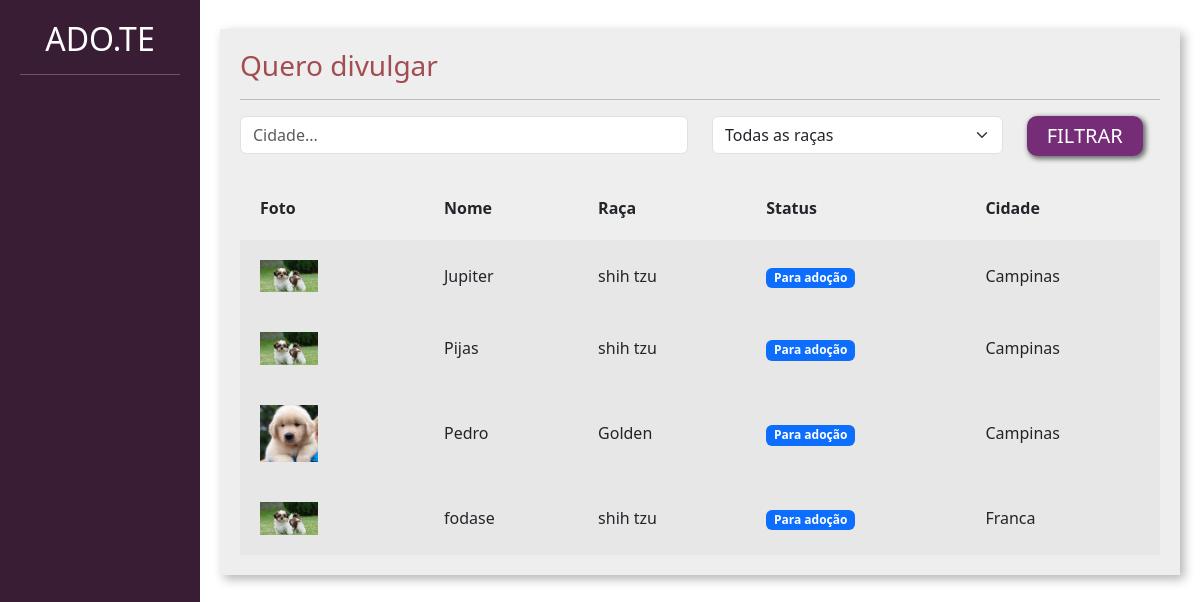
Screenshot of /adotar/ with the database file from the repository.
### divulgar/models.py (models this page shows, shortened)
class Pet(models.Model):
  choices_status = (('P', 'Para adoção'),
                    ('A','Adotado'))
  usuario = models.ForeignKey(User,on_delete=models.DO_NOTHING)
  foto = models.ImageField(upload_to="fotos_pets")
  nome = models.CharField(max_length=100)
  descricao = models.TextField()
  estado = models.CharField(max_length=50)
  cidade = models.CharField(max_length=50)
  telefone = models.CharField(max_length=14)
  tags=models.ManyToManyField(Tag)
  raca = models.ForeignKey(Raca,on_delete=models.DO_NOTHING)
  status = models.CharField(max_length=1, choices= choices_status, default='P')

class Raca(models.Model):
    raca = models.CharField(max_length=50)
    def __str__(self):
        return self.raca

### adotar/views.py (the view)
# urls.py: path('',views.listar_pets, name="listar_pets"),
def listar_pets(request):
    if request.method == "GET":
      pets = Pet.objects.filter(status="P")
      racas = Raca.objects.all()
      cidade = request.GET.get('cidade')
      raca_filter = request.GET.get('raca')
      if cidade:
        pets = pets.filter(cidade__icontains=cidade)
      if raca_filter:
        pets = pets.filter(raca__id=raca_filter)
        raca_filter = Raca.objects.get(id=raca_filter)
      return render(request, 'listar_pets.html',{'pets': pets, 'racas': racas, 'cidade': cidade, 'raca_filter': raca_filter})

### adotar/templates/listar_pets.html (shortened to what this page needs)
{% load static %}
<!DOCTYPE html>
<html lang="pt-BR">
	<head>
		<link
			href="https://cdn.jsdelivr.net/npm/bootstrap@5.3.0-alpha1/dist/css/bootstrap.min.css"
			rel="stylesheet"
		/>
		<link href="{% static 'usuarios/css/cadastro.css' %}" rel="stylesheet" />
		<link href="{% static 'divulgar/css/novo_pet.css' %}" rel="stylesheet" />
		<link href="{% static 'divulgar/css/seus_pet.css' %}" rel="stylesheet" />
		<link href="{% static 'adotar/css/listar_pets.css' %}" rel="stylesheet" />
	</head>
	<body>
		<div class="container-fluid">
			<div class="row">
				<div class="col-md-2 bg-side sidebar">
					<h2>ADO.TE</h2>
					<hr />
				</div>
				<div class="col-md">
					<div class="wrapper">
						<div class="box width80">
							<h3 class="font-vinho">Quero divulgar</h3>
							<hr />
							<form action="{% url 'listar_pets'%}" method="GET">
								<div class="row">
									<div class="col-md-6">
										<input
											type="text"
											placeholder="Cidade..."
											value="{% if cidade %}{{cidade}} {%endif %}"
											name="cidade"
											class="form-control"
										/>
									</div>
									<div class="col-md-4">
										<select class="form-select" name="raca">
                      <option  {% if raca_filter.id == raca.id %} selected {%endif%} value="{{raca.id}}">Todas as raças</option>
                    </select>
									</div>
									<div class="col-md-2">
										<input
											type="submit"
											class="btn-custom-secondary"
											value="FILTRAR"
										/>
									</div>
								</div>
							</form>
							<table class="tabela" cellpadding="20">
								<tr>
									<th>Foto</th>
									<th>Nome</th>
									<th>Raça</th>
									<th>Status</th>
									<th>Cidade</th>
								</tr>
								{% for pet in pets%}
								<tr class="tabela-linha">
									<td width="20%">
										<a href="{% url 'ver_pet' pet.id %}"><img width="40%" src="{{pet.foto.url}}" /></a>
									</td>
									<td>{{pet.nome}}</td>
									<td>{{pet.raca}}</td>
									<td>
										{% if pet.status == "P" %}
										<span class="badge text-bg-primary">Para adoção</span>
										{% elif pet.status == "A" %}
										<span class="badge text-bg-success">Adotado</span>
										{% endif%}
									</td>
									<td>{{pet.cidade}}</td>
								</tr>
								{% endfor %}
							</table>
						</div>
					</div>
				</div>
			</div>
		</div>
	</body>
</html>

### templates/static/usuarios/css/cadastro.css (style rules this page uses)
.bg-side { background-color: #391D34; color: white; height: 100vh; }

### templates/static/divulgar/css/novo_pet.css (style rules this page uses)
.sidebar { text-align: center; padding: 20px; }
.wrapper { margin-top: 3%; display: flex; flex-direction: row; justify-content: center; align-items: center; }
.box { padding:20px; width: 50vw; background: rgb(238, 238, 238); box-shadow: 4px 4px 10px rgba(0,0,0,.3); }
.font-vinho { color: #A24D52; }

### templates/static/divulgar/css/seus_pet.css (style rules this page uses)
.width80 { width: 80vw; }
.tabela { width: 100%; margin-top: 20px; }
.tabela-linha { background-color: #e8e7e7; }

### templates/static/adotar/css/listar_pets.css (style rules this page uses)
.btn-custom-secondary { background-color: #762d77; border: none; box-shadow: 2px 2px 5px 1px rgb(108, 108, 108); color: white; font-size: 20px; padding: 5px 20px 5px 20px; border-radius: 10px; }

### rows the page displays
Pet: foto (picture), nome "Jupiter", raca "shih tzu", status "Para adoção", cidade "Campinas"
Pet: foto (picture), nome "Pijas", raca "shih tzu", status "Para adoção", cidade "Campinas"
Pet: foto (picture), nome "Pedro", raca "Golden", status "Para adoção", cidade "Campinas"
Pet: foto (picture), nome "fodase", raca "shih tzu", status "Para adoção", cidade "Franca"
